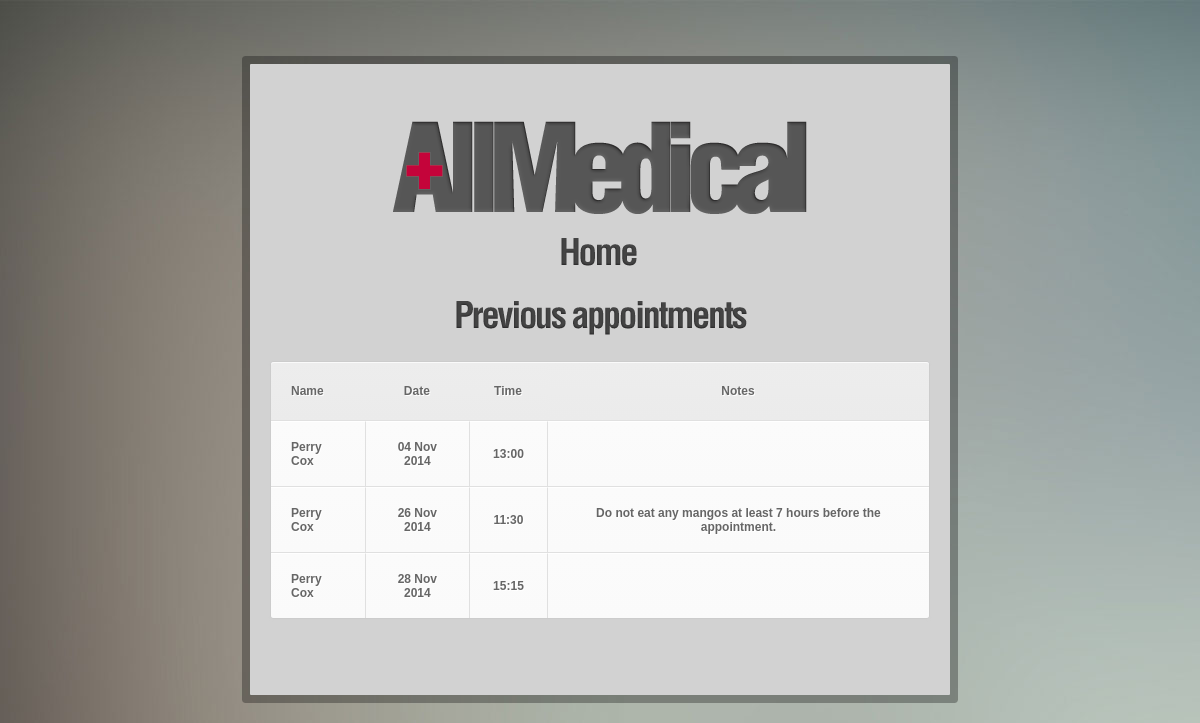
Screenshot of /previous.php (signed in) with the database file from the repository.
### tables this page shows
CREATE TABLE IF NOT EXISTS `appointments` (
  `dr_uid` int(11) NOT NULL,
  `p_uid` int(11) NOT NULL,
  `date` datetime NOT NULL,
  `notes` varchar(100) NOT NULL,
  `p_notes` varchar(100) NOT NULL
);

### previous.php (the view, shortened to what this page needs)
<!DOCTYPE html>
<html lang="en">
	<head>
	<?php
	$uid = $_SESSION['email'];
	$query = mysql_query("SELECT * FROM `user-info` where uid = '$uid'") or die(mysql_error());
	$row = mysql_fetch_array($query) or die("Failed " . mysql_error());
	$usertype = $row['usertype'];
	if($usertype == 'doctor') {
	$appointment_query = mysql_query("SELECT * FROM `appointments` where dr_uid = '$uid' AND date < SYSDATE() order by date") or die(mysql_error());
	}
	else {
	$appointment_query = mysql_query("SELECT * FROM `appointments` where p_uid = '$uid' AND date < SYSDATE() order by date") or die(mysql_error());
	}
	?>
	</head>
	<body>
	<br><br><br><br>
	<div id="center" align="center">
	<br><br><br><br>
	<div id="logo"></div><br>
	<a href = "/wad/"><div id="home"></div></a>
	<br>
	<div id="previous"></div>
	<table cellspacing='0'>
	<tr><th>Name</th><th>Date</th><th>Time</th><th>Notes</th></tr>
	<?php
	while($row = mysql_fetch_array($appointment_query)){
	if ($usertype == 'doctor') {
		$uid = $row['p_uid'];
		$notes = $row['notes'];
		$query = mysql_query("SELECT * FROM `user-info` where uid = '$uid'") or die(mysql_error());
		$row_temp = mysql_fetch_array($query) or die("Failed " . mysql_error());
		$name = "<a href = \"/wad/profile.php?uid=".$uid."\">".$row_temp['firstname']." ".$row_temp['lastname']."</a>";
	}
	else {
		$uid = $row['dr_uid'];
		$notes = $row['p_notes'];
		$query = mysql_query("SELECT * FROM `user-info` where uid = '$uid'") or die(mysql_error());
		$row_temp = mysql_fetch_array($query) or die("Failed " . mysql_error());
		$name = $row_temp['firstname']." ".$row_temp['lastname'];
	}
	$time = date('G:i', strtotime($row['date']));
	$date = date('d M Y', strtotime($row['date']));
    print "<tr><td>".$name."</td><td>".$date."</td><td>".$time."</td><td>".$notes."</td></tr>";
	}
	print "</table>";
	?>
	<br><br><br><br>
	</div>
	<br><br><br><br>
	</body>
</html>

### previous.php (style rules this page uses)
body { background-image: url(img/background.jpg); font-family: Helvetica; font-weight: bold; font-size: 12px; color: #424242; }
div { background-color: #D2D2D2; alignment-adjust: central; }
a:link { color: #373737; text-decoration: none; }
#center { margin-left: auto; margin-right: auto; width: 700px; border-radius: 1px; box-shadow: 0px 0px 0px 8px rgba(0,0,0,0.3); }
#home { background-color: rgba(0, 0, 0, 0); width: 98px; height: 50px; background-image: url(img/home.png); }
#logo { background-color: rgba(0, 0, 0, 0); width: 416px; height: 95px; background-image: url(img/AllMedical-logo.png); }
#previous { background-color: rgba(0, 0, 0, 0); width: 312px; height: 48px; background-image: url(img/previous.png); }
table { font-family:Arial, Helvetica, sans-serif; color:#666; font-size:12px; text-shadow: 1px 1px 0px #fff; background:#eaebec; margin:20px; border:#ccc 1px solid; -moz-border-radius:3px; -webkit-border-radius:3px; border-radius:3px; -moz-box-shadow: 0 1px 2px #d1d1d1; -webkit-box-shadow: 0 1px 2px #d1d1d1; box-shadow: 0 1px 2px #d1d1d1; }
table th { padding:21px 25px 22px 25px; border-top:1px solid #fafafa; border-bottom:1px solid #e0e0e0; background: #ededed; background: -webkit-gradient(linear, left top, left bottom, from(#ededed), to(#ebebeb)); background: -moz-linear-gradient(top, #ededed, #ebebeb); }
table th:first-child { text-align: left; padding-left:20px; }
table tr:first-child th:first-child { -moz-border-radius-topleft:3px; -webkit-border-top-left-radius:3px; border-top-left-radius:3px; }
table tr:first-child th:last-child { -moz-border-radius-topright:3px; -webkit-border-top-right-radius:3px; border-top-right-radius:3px; }
table tr { text-align: center; padding-left:20px; }
table tr td:first-child { text-align: left; padding-left:20px; border-left: 0; }
table tr td { padding:18px; border-top: 1px solid #ffffff; border-bottom:1px solid #e0e0e0; border-left: 1px solid #e0e0e0; background: #fafafa; background: -webkit-gradient(linear, left top, left bottom, from(#fbfbfb), to(#fafafa)); background: -moz-linear-gradient(top, #fbfbfb, #fafafa); }
table tr:last-child td { border-bottom:0; }
table tr:last-child td:first-child { -moz-border-radius-bottomleft:3px; -webkit-border-bottom-left-radius:3px; border-bottom-left-radius:3px; }
table tr:last-child td:last-child { -moz-border-radius-bottomright:3px; -webkit-border-bottom-right-radius:3px; border-bottom-right-radius:3px; }

### rows the page displays
appointments: user-info.firstname+lastname "Perry Cox", date "04 Nov 2014", date "13:00"
appointments: user-info.firstname+lastname "Perry Cox", date "26 Nov 2014", date "11:30", p_notes "Do not eat any mangos at least 7 hours before the appointment."
appointments: user-info.firstname+lastname "Perry Cox", date "28 Nov 2014", date "15:15"
